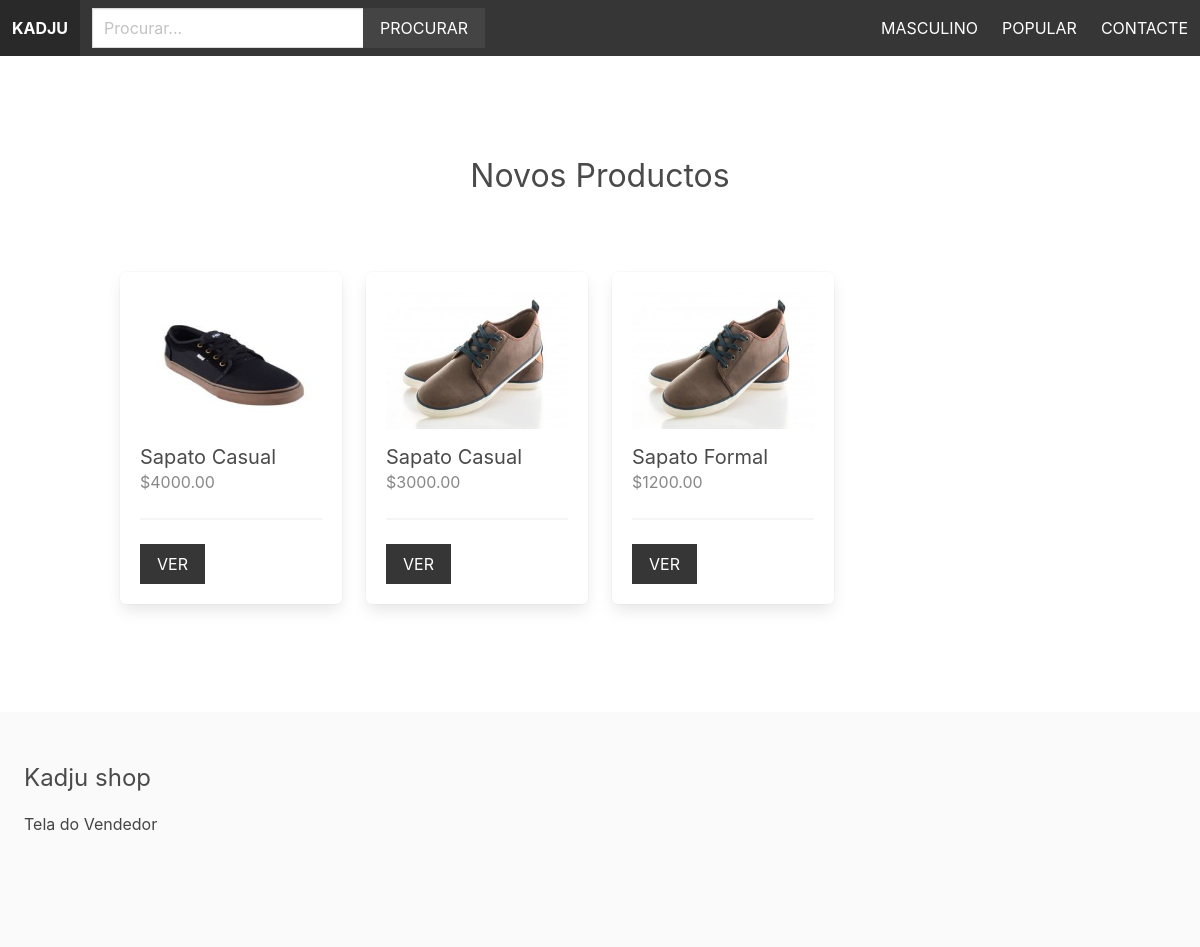
Screenshot of / (signed in) with the database file from the repository.
### apps/product/models.py (models this page shows, shortened)
class Category(models.Model):
    title = models.CharField(max_length=255)
    slug = models.SlugField(max_length=255)
    ordering = models.IntegerField(default=0)
    class Meta:
        ordering = ['ordering']

class Product(models.Model):
    category = models.ForeignKey(Category, related_name='products', on_delete=models.CASCADE)
    vendor = models.ForeignKey(Vendor, related_name='products', on_delete=models.CASCADE)
    title = models.CharField(max_length=255)
    slug = models.SlugField(max_length=255)
    description = models.TextField(blank=True, null=True)
    price = models.DecimalField(max_digits=6, decimal_places=2)
    date_added = models.DateTimeField(auto_now_add=True)
    image = models.ImageField(upload_to='uploads/', blank=True, null=True)
    thumbnail = models.ImageField(upload_to='uploads/', blank=True, null=True)
    class Meta:
        ordering = ['-date_added']
    def get_thumbnail(self):
        if self.thumbnail:
            return self.thumbnail.url

### apps/core/views.py (the view)
# urls.py: path('', views.frontpage, name='frontpage'),
def frontpage(request):
    newest_products = Product.objects.all()[0:8]
    return render(request, 'core/frontpage.html', {'newest_products': newest_products})

### apps/product/context_processors.py (called while the page is built)
def menu_categories(request):
    categories = Category.objects.all()
    return {'menu_categories': categories}

### apps/core/templates/core/frontpage.html (shortened to what this page needs)
{% extends 'core/base.html' %}
{% block content %}
    <div class="columns is-multiline mb-6">
        <div class="column is-12 has-text-centered mt-6 mb-6">
            <h2 class="is-size-3">Novos Productos</h2>
        </div>
        {% for product in newest_products %}
            {% include 'product/parts/list_item.html' %}
        {% endfor %}
    </div>
{% endblock %}

### apps/core/templates/core/base.html (shortened to what this page needs)
{% load static %}
<!DOCTYPE html>
<html>
  <head>
    <link
      rel="stylesheet"
      href="https://cdn.jsdelivr.net/npm/bulma@0.9.1/css/bulma.min.css"
    />
    <link rel="stylesheet" href="{% static 'styles/main.css' %}" />
  </head>
  <body>
    <nav class="navbar is-dark">
      <div class="navbar-brand">
        <a href="/" class="navbar-item"><strong>Kadju</strong></a>
      </div>
      <div class="navbar-menu" id="main-navbar">
        <div class="navbar-start">
          <div class="navbar-item">
            <form method="get" action="{% url 'search' %}">
              <div class="field has-addons">
                <div class="control">
                  <input
                    type="text"
                    class="input"
                    placeholder="Procurar..."
                    name="query"
                  />
                </div>
                <div class="control">
                  <button class="button is-dark is-uppercase">Procurar</button>
                </div>
              </div>
            </form>
          </div>
        </div>
            <div class="navbar-end">
              {% for category in menu_categories %}
                 <a href="{% url 'category' category.slug %}" class="navbar-item">{{ category.title }}</a>
              {% endfor %}
                <a href="{% url 'contact' %}" class="navbar-item">Contacte</a>
            </div>
        </div>
    </nav>
    <section class="section">
        <div class="container">
            {% block content %}
            {% endblock %}
        </div>
    </section>
    <footer class="footer">
        <h3 class="is-size-4 mb-4">Kadju shop</h3>
        {% if request.user.is_authenticated %}
              <a href="{% url 'vendor_admin' %}">Tela do Vendedor</a>
        {% else %}
              <a href="{% url 'become_vendor' %}">Seja um Vendedor</a>
        {% endif %}
    </footer>
  </body>
</html>

### apps/product/templates/product/parts/list_item.html
<div class="column is-3 product-list-item">
    <div class="box">
        <figure class="image is-4by3 mb-4">
            <img src="{{ product.get_thumbnail }}">
        </figure>
        <h2 class="subtitle">{{ product.title }}</h2>
        <h3 class="price is-size-6 mb-5">${{ product.price }}</h3>
        <hr>
        <a href="{% url 'product' product.category.slug product.slug %}" class="button is-dark is-uppercase">Ver</a>
    </div>
</div>

### static/styles/main.css (style rules this page uses)
.navbar { text-transform: uppercase; }
.navbar .is-dark { background: #444; }
.footer a { margin-bottom: 15px; display: inline-block; color: #444; }
.input, .button { border-radius: 0; }
.product-list-item .box .subtitle { margin-bottom: 0; }
.product-list-item .box .price { color: #888; }

### rows the page displays
Category: title "MASCULINO"
Category: title "POPULAR"
Product: get_thumbnail (picture), title "Sapato Casual", price "4000.00"
Product: get_thumbnail (picture), title "Sapato Casual", price "3000.00"
Product: get_thumbnail (picture), title "Sapato Formal", price "1200.00"
